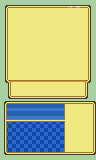

This game map was drawn from its Tiled (.tmx) file and the tilesets committed beside it. A one-line description and the full map source follow:
An orthogonal 12x20 tile map with 8x8 px tiles, 1 tile layer (Tile Layer 1), 2 tilesets.

<map version="1.1" tiledversion="2018.08.22" orientation="orthogonal" renderorder="right-down" width="12" height="20" tilewidth="8" tileheight="8" infinite="0" nextlayerid="7" nextobjectid="1">
 <tileset firstgid="1" name="JPHackMenuTiles" tilewidth="8" tileheight="8" tilecount="128" columns="32">
  <image source="JPHackMenuTiles.png" width="256" height="32" />
 </tileset>
 <tileset firstgid="129" name="JPHackMenuTiles" tilewidth="8" tileheight="8" tilecount="128" columns="32">
  <image source="JPHackMenuTiles.png" width="256" height="32" />
 </tileset>
 <layer id="6" name="Tile Layer 1" width="12" height="20">
  <data encoding="csv">
1073741838,2,2,2,2,2,2,2,3,4,2,3221225486,
2147483654,100,100,100,100,100,100,100,100,100,100,6,
2147483654,100,100,100,100,100,100,100,100,100,100,6,
2147483654,100,100,100,100,100,100,100,100,100,100,6,
2147483654,100,100,100,100,100,100,100,100,100,100,6,
2147483654,100,100,100,100,100,100,100,100,100,100,6,
2147483654,100,100,100,100,100,100,100,100,100,100,6,
2147483654,100,100,100,100,100,100,100,100,100,100,6,
2147483654,100,100,100,100,100,100,100,100,100,100,6,
2147483654,100,100,100,100,100,100,100,100,100,100,6,
14,31,32,32,32,32,32,32,32,32,2147483679,2147483662,
1,24,100,100,100,100,100,100,100,100,2147483672,1,
95,85,86,86,86,86,86,86,86,86,2147483733,121,
52,8,8,8,8,8,8,8,50,100,100,2147483672,
53,51,51,51,51,51,51,51,50,100,100,2147483672,
55,2147483666,2147483666,2147483666,2147483666,2147483666,2147483666,2147483666,54,100,100,2147483672,
108,44,44,44,44,44,44,44,50,100,100,2147483672,
108,44,44,44,44,44,44,44,50,100,100,2147483672,
108,44,44,44,44,44,44,44,50,100,100,2147483672,
1073741919,1073741826,1073741826,1073741826,1073741826,1073741826,1073741826,1073741826,1073741826,1073741826,1073741826,1073741945
</data>
 </layer>
</map>
